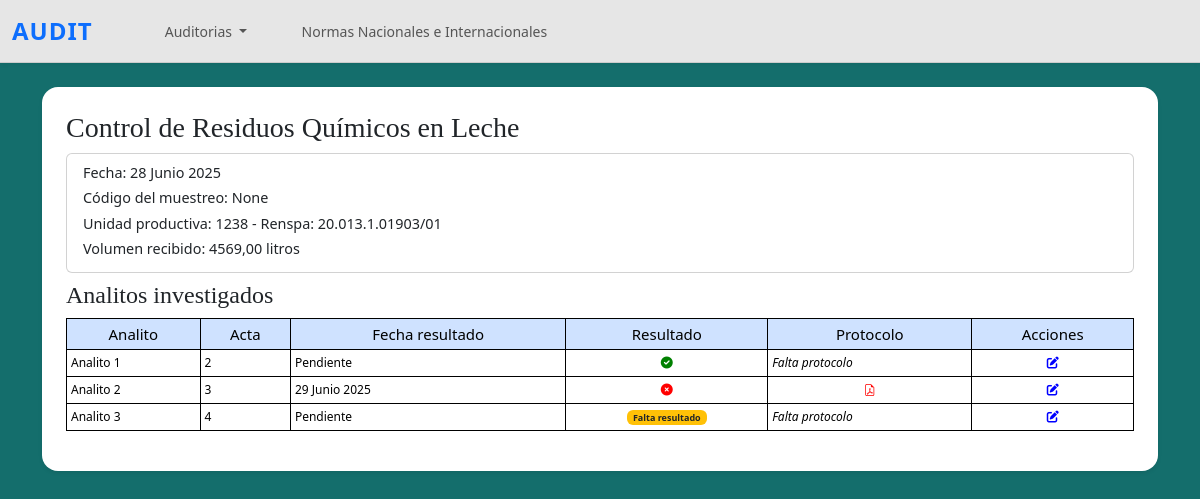
The page /muestras/3/ on the database its author committed.
### questions/models.py (models this page shows, shortened)
class MuestraLeche(models.Model):
    codigo_muestra = models.CharField(max_length=20, verbose_name='Código de muestreo', blank=True, null=True)
    fecha = models.DateField()
    unidad_productiva = models.ForeignKey(UnidadProductiva, on_delete=models.CASCADE)
    volumen_litros = models.DecimalField(max_digits=6, decimal_places=2)

class UnidadProductiva(models.Model):
    codigo = models.CharField(max_length=10)
    razon_social = models.CharField(max_length=100)
    renspa = models.CharField(max_length=100, blank=True, null=True)
    telefono = models.CharField(max_length=15, blank=True, null=True)
    email = models.EmailField(blank=True, null=True)
    ubicacion = models.CharField(max_length=100, blank=True, null=True)
    def __str__(self):
        return f"{self.codigo} - Renspa: {self.renspa}"

class InvestigacionAnalitica(models.Model):
    ESTADO_RESULTADO_CHOICES = [
        ('aceptable', 'Aceptable'),
        ('no_aceptable', 'No aceptable'),
        ('falta', 'Falta resultado'),
    ]
    muestra = models.ForeignKey(MuestraLeche, on_delete=models.CASCADE, related_name='investigaciones')
    analito = models.ForeignKey(Analito, on_delete=models.CASCADE)
    numero_acta = models.CharField(max_length=50)
    protocolo = models.FileField(upload_to='protocolos/', blank=True, null=True)
    estado_resultado = models.CharField(
        max_length=20,
        choices=ESTADO_RESULTADO_CHOICES,
        default='falta'
    )
    fecha_resultado = models.DateField(null=True, blank=True)

class Analito(models.Model):
    nombre = models.CharField(max_length=100)

### questions/views.py (the view)
# urls.py: path('muestras/<int:pk>/', detalle_muestra, name='detalle_muestra'),
def detalle_muestra(request, pk):
    muestra = get_object_or_404(MuestraLeche, pk=pk)
    analitos = muestra.investigaciones.all()
    return render(request, 'residuos_leche/detalle_muestra.html', {
        'muestra': muestra,
        'analitos': analitos
    })

### questions/templates/residuos_leche/detalle_muestra.html
{% extends 'questions/base.html' %}
{% block content %}
<div style="background-color: #146e6c; min-height: 100vh">
  <div class="container py-4">
    <div class="bg-white p-4 rounded-4 shadow-sm">
      <h3 class="card-title mb-2" style="font-family: 'Times New Roman', Times, serif;">
        Control de Residuos Químicos en Leche
      </h3>
  <div class="card mb-2">
  <div class="card-body small py-2">
    <p class="mb-1" style="font-size: 0.90rem;">Fecha: {{ muestra.fecha }}</p>
    <p class="mb-1" style="font-size: 0.90rem;">Código del muestreo: {{ muestra.codigo_muestra }}</p>
    <p class="mb-1" style="font-size: 0.90rem;">Unidad productiva: {{ muestra.unidad_productiva }}</p>
    <p class="mb-1" style="font-size: 0.90rem;">Volumen recibido: {{ muestra.volumen_litros }} litros</p>
  </div>
</div>
      <h4 class="card-title mb-2" style="font-family: 'Times New Roman', Times, serif;">
        Analitos investigados
      </h4>
  {% if analitos %}
  <div class="table-responsive">
    <table class="table table-bordered table-hover align-middle table-sm small">
      <thead class="table-primary text-center">
        <tr>
          <th>Analito</th>
          <th>Acta</th>
          <th>Fecha resultado</th>
          <th>Resultado</th>
          <th>Protocolo</th>
          <th>Acciones</th>
        </tr>
      </thead>
      <tbody>
        {% for a in analitos %}
        <tr>
          <td>{{ a.analito.nombre }}</td>
          <td>{{ a.numero_acta }}</td>
          <td>{{ a.fecha_resultado|default:"Pendiente" }}</td>
          <td class="text-center">
            {% if a.estado_resultado == "aceptable" %}
              <i class="fas fa-check-circle" style="color: green;" title="Aceptable"></i>
            {% elif a.estado_resultado == "no_aceptable" %}
              <i class="fas fa-times-circle" style="color: red;" title="No Aceptable"></i>
            {% else %}
              <span class="badge bg-warning text-dark">Falta resultado</span>
            {% endif %}
          </td>
          <td>
            {% if a.protocolo %}
              <a href="{{ a.protocolo.url }}" target="_blank" class="text-decoration-none">
                                <div class="d-flex justify-content-center">
                                    <i class="bi bi-file-earmark-pdf" style="color: red;"></i>
                                </div>
                            </a>
            {% else %}
              <em>Falta protocolo</em>
            {% endif %}
          </td>
          <td class="text-center">
                <a href="{% url 'editar_analito' a.pk %}" class="text-decoration-none" title="Editar">
                  <i class="fas fa-edit" style="color: blue;"></i>
                </a>
              </td>
        </tr>
        {% endfor %}
      </tbody>
    </table>
    </div>
  {% else %}
    <p>No se han cargado analitos aún.</p>
  {% endif %}
</div>
{% endblock %}

### static/css/estilos.css (style rules this page uses)
body { background-color: white }
table { width: 100%; }
thead tr th { font-size: 15px; font-weight: 400; text-align: center; }
tbody tr { font-size: 12px; margin-bottom: solid 2px black; }
.table th, .table td { border: 1px solid black; }
.card-body { font-size: 13px; text-align: justify; }

### rows shown on the page
MuestraLeche: fecha "28 Junio 2025", codigo_muestra "None", unidad_productiva "1238 - Renspa: 20.013.1.01903/01", volumen_litros "4569,00"
InvestigacionAnalitica: analito.nombre "Analito 1", numero_acta "2", fecha_resultado "Pendiente", estado_resultado "aceptable" (drawn), protocolo "Falta protocolo"
InvestigacionAnalitica: analito.nombre "Analito 2", numero_acta "3", fecha_resultado "29 Junio 2025", estado_resultado "no_aceptable" (drawn)
InvestigacionAnalitica: analito.nombre "Analito 3", numero_acta "4", fecha_resultado "Pendiente", estado_resultado "Falta resultado", protocolo "Falta protocolo"
